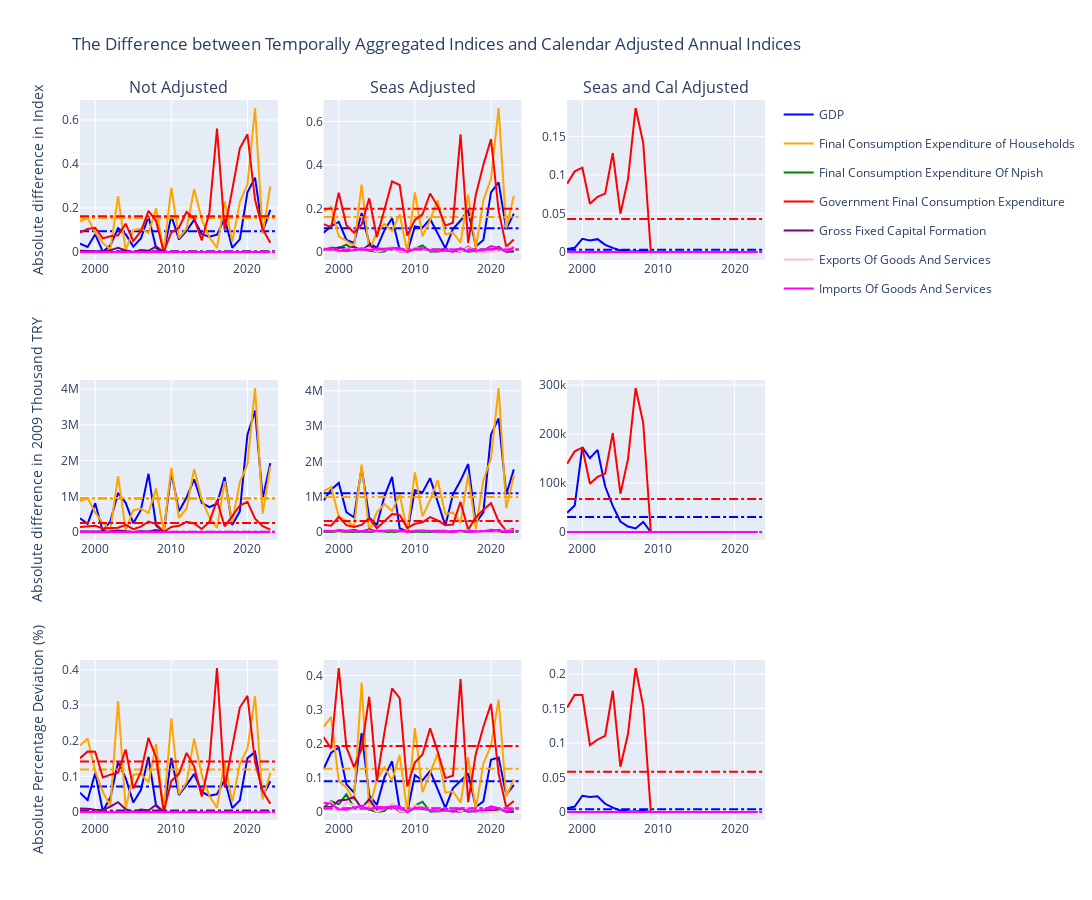

The notebook cell this image was saved under:
### Markdown cell above
<a class="anchor" id="quart_gdp_agg_check_vol_caladj"></a>
**2.2.1.2. Consistency of Quarterly Volume Indices with Respect to Annual Calendar Adjusted Volume Indices**

### Code cell
#Create a plot of the difference between the temporal aggregates and the calendar adjusted annual data
colors = ['blue', 'orange', 'green', 'red', 'purple', 'pink','magenta' ,'brown', 'gray', 'olive', 'cyan','yellow','silver',
         'indigo','orange','green','red','purple']
#Calculate Temporal Aggregates
year_agg = quart_gdp_data.groupby('Year').mean()

#Plot
fig = make_subplots(rows=3,cols=3,subplot_titles=['Not Adjusted','Seas Adjusted','Seas and Cal Adjusted'])
i=0
for col in quart_gdp_data['Accounts','Volume','Not Adjusted'].columns:
    j=0
    for adj in ['Not Adjusted','Seas Adjusted','Adjusted']:
        #Calculate the absolute difference between the indices
        series_diff = abs(year_agg['Accounts','Volume',adj,col]-year_gdp_data['Accounts','Volume Cal Adjusted',col])
        #Calculate the absolute difference in monetary terms
        series_diff_money = 0.01*series_diff * year_gdp_data.loc[2009,('Accounts','Nominal',col)]
        #Calculate the absolute percentage deviation of the annualized indices from the annual indices
        series_dev = 100*series_diff/year_gdp_data['Accounts','Volume Cal Adjusted',col]
        #Calculate the average differences
        series_diff_mean = [series_diff.mean()]*len(year_gdp_data.index)
        series_diff_money_mean = [series_diff_money.mean()]*len(year_gdp_data.index)
        series_dev_mean = [series_dev.mean()]*len(year_gdp_data.index)
        #Create Scatter objects
        trace_diff = go.Scatter(x=year_gdp_data.index,y=series_diff,name=col,
                                line=dict(color=colors[i]),legendgroup=f'group{i}',showlegend=(j==0))
        trace_diff_mean = go.Scatter(x=year_gdp_data.index,y=series_diff_mean,name=col,
                                line=dict(color=colors[i],dash='dashdot'),legendgroup=f'group{i}',showlegend=False)
        trace_diff_money = go.Scatter(x=year_gdp_data.index,y=series_diff_money,name=col,
                                line=dict(color=colors[i]),legendgroup=f'group{i}',showlegend=False)
        trace_diff_money_mean = go.Scatter(x=year_gdp_data.index,y=series_diff_money_mean,name=col,
                                line=dict(color=colors[i],dash='dashdot'),legendgroup=f'group{i}',showlegend=False)
        trace_dev = go.Scatter(x=year_gdp_data.index,y=series_dev,name=col,
                               line=dict(color=colors[i]),legendgroup=f'group{i}',showlegend=False)
        trace_dev_mean = go.Scatter(x=year_gdp_data.index,y=series_dev_mean,name=col,
                                line=dict(color=colors[i],dash='dashdot'),legendgroup=f'group{i}',showlegend=False)
        #Add Scatter objects to the figure
        fig.add_trace(trace_diff,row=1,col=j+1)
        fig.add_trace(trace_diff_mean,row=1,col=j+1)
        fig.add_trace(trace_diff_money,row=2,col=j+1)
        fig.add_trace(trace_diff_money_mean,row=2,col=j+1)
        fig.add_trace(trace_dev,row=3,col=j+1)
        fig.add_trace(trace_dev_mean,row=3,col=j+1)
        
        j +=1
    i+=1
#Update the layout
fig.update_yaxes(title='Absolute difference in Index',row=1,col=1)
fig.update_yaxes(title='Absolute difference in 2009 Thousand TRY',row=2,col=1)
fig.update_yaxes(title='Absolute Percentage Deviation (%)',row=3,col=1)
fig.update_layout(width=1250,height=900,title='The Difference between Temporally Aggregated Indices and Calendar Adjusted Annual Indices',title_x=0.4)
fig.show()
